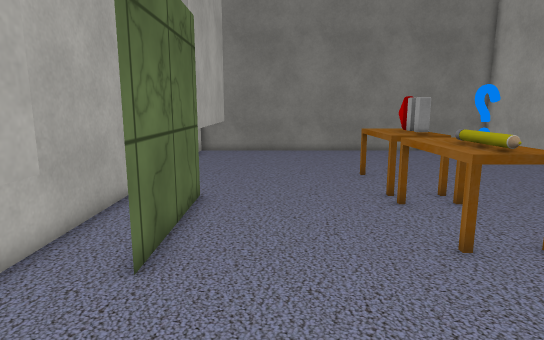
View 1 (above)

12 first-person views from a walk through a 3-D level made in the Unity game engine. The camera is 1.5 m above the floor, tilts 10° down and sees 75° across. The floor is counted in squares, 0.5 m on a side. Each view is taken from the middle of a square. On the plan, view 1 faces up. The plan holds only what a view shows up to about 20 squares ahead; the rest is blank. The player is left out. Some surface patterns are stand-ins.

View 2
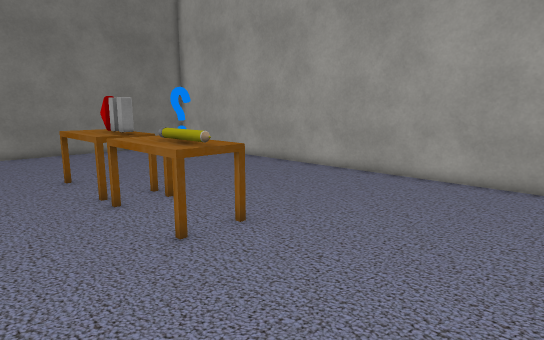

View 3
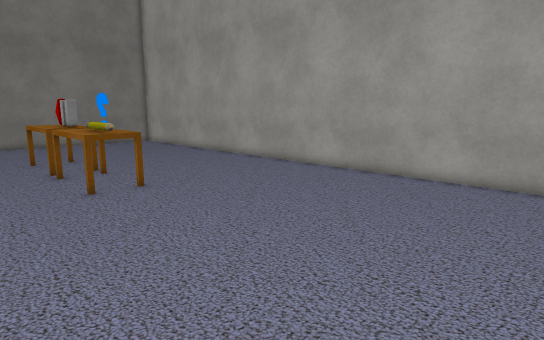

View 4
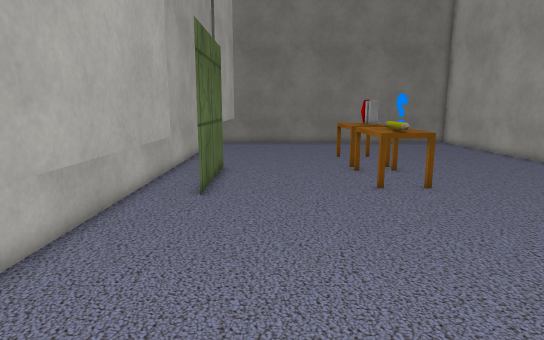

View 5
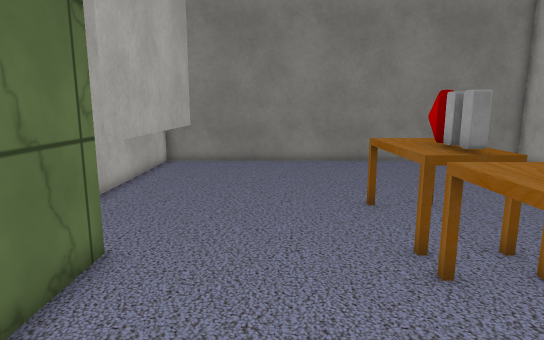

View 6
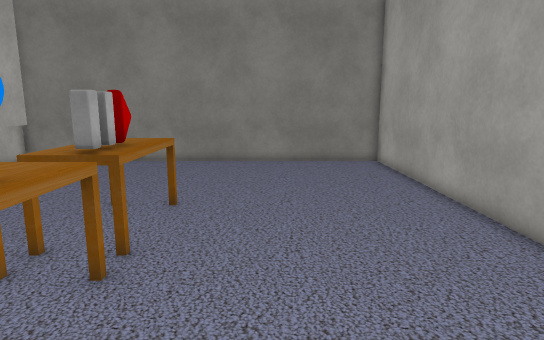

View 7
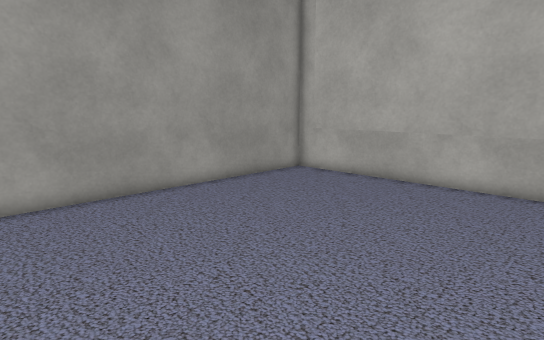

View 8
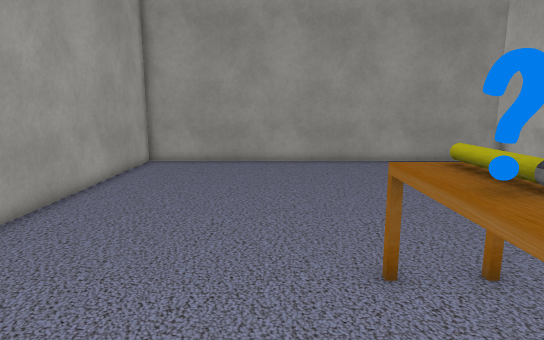

View 9
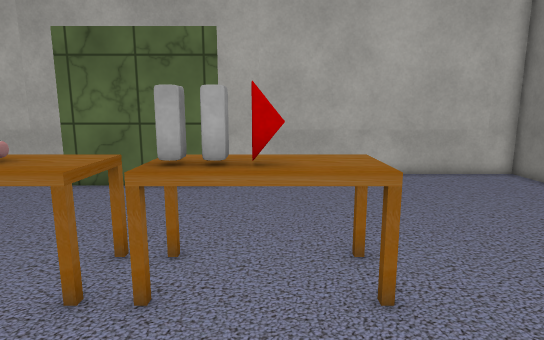

View 10
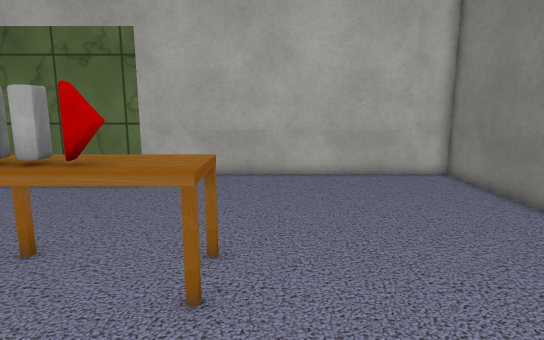

View 11
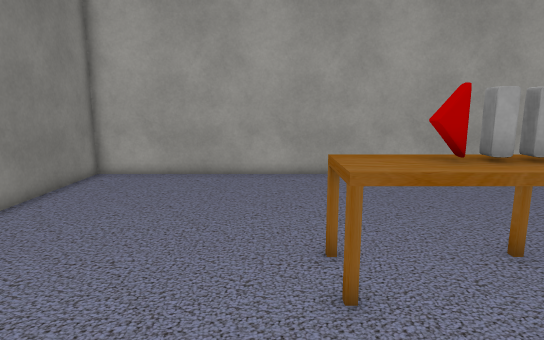

View 12
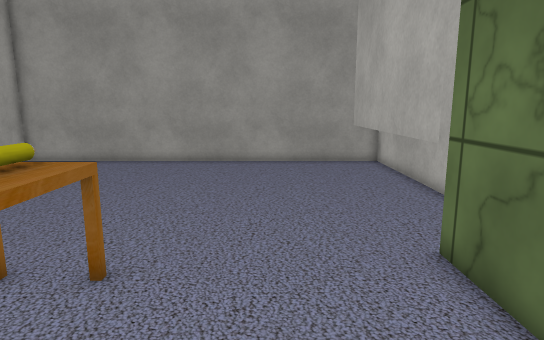

### Floor plan
Key: @ floor where view 1 was taken; # wall or solid block; . floor; T thing the floor can be seen under or through; A table.
Columns run from 5 left of view 1 to 15 right of it. Each row starts with its distance up from view 1.
 25 #####################
 24 #...................#
 23 #...................#
 22 #.T.................#
 21 #.T.................#
 20 #.T.................#
 19 #.T.................#
 18 #.T.................#
 17 #.T.................#
 16 #.T......AAA........#
 15 #.T......AAA........#
 14 #.T......AAA........#
 13 #........AAA........#
 12 #..#.....AAA........#
 11 #..#.....AAA........#
 10 #..#.....AAA........#
  9 #..#.....AAA........#
  8 #..#.....AAA........#
  7 #..#.....AAA........#
  6 #..#................#
  5 #...................#
  4 #.T.................#
  3 #.T.................#
  2 #.T.................#
  1 #.T.................#
  0 #.T..@..............#
 -1 #.T.................#
 -2 #.T.................#
 -3 #.T.................#
 -4 #.T.................#
 -5 #...................#
 -6 #...................#
 -7 #####################

Positions as (right, up) in squares from view 1, and headings:
1: (0, 0), facing up
2: (0, 0), facing up-right
3: (0, -6), facing up-right
4: (0, -6), facing up
5: (1, 5), facing up
6: (9, 5), facing up
7: (9, 5), facing down-left
8: (8, 13), facing down
9: (11, 14), facing left
10: (11, 17), facing left
11: (-1, 17), facing right
12: (1, 13), facing down
